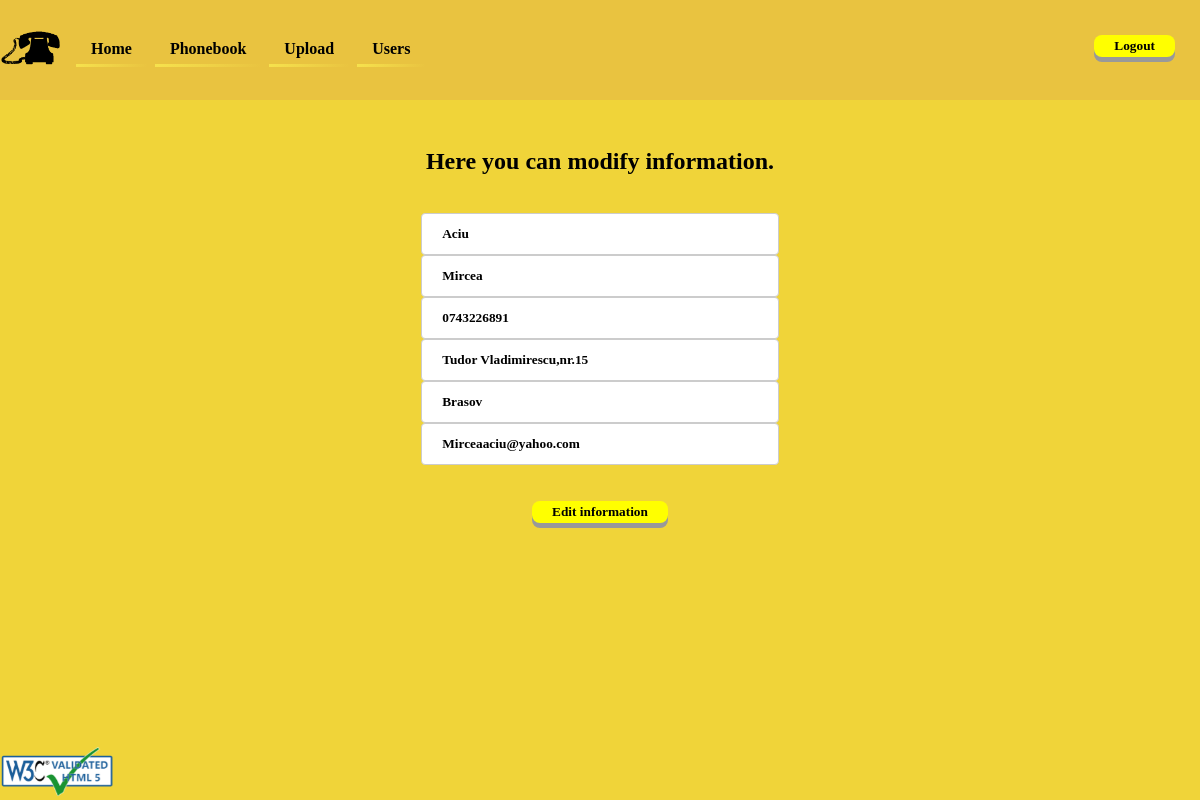
The page /edit.php?phone=0743226891 (signed in) on the database its author committed.
### tables this page shows
CREATE TABLE `phonebook` (
  `id` int(11) NOT NULL,
  `fname` tinytext NOT NULL,
  `lname` tinytext NOT NULL,
  `phone` char(11) NOT NULL,
  `addres` text NOT NULL,
  `city` tinytext NOT NULL,
  `email` text NOT NULL
);

### edit.php (the view, shortened to what this page needs)
<?php
	require "header.php";
?>
<main>
	<div class="main">
	<?php
		if($_SESSION['userUid']=='admin'){
			if(isset($_GET['phone'])){
				require "php/dbh.php";
				$phone=$_GET['phone'];
				echo "<h2>Here you can modify information.</h2><br/>";
				$sql="SELECT * FROM phonebook WHERE phone=$phone";
				$res = $conn->query($sql);
				$stmt=mysqli_stmt_init($conn);
					if(!mysqli_stmt_prepare($stmt, $sql)){
						header("Location: edit.php?error=sqlerror");
						exit();
					}else{
						$show = $res->fetch_assoc();
							function input($name,$value,$Show){
								echo "<input type='text' name='$value' placeholder='$name' value='$Show'>";}
				echo "<form class='upload' action='php/editor.php' method='post'>";
				input('First Name','fname',$show['fname']);
				echo "<br/><br/> <button type='submit' name='editinfo'>Edit information</button> </form>";
				}
			}else {if(isset($_GET['edit']) && $_GET['edit']=='success')
						echo "<h2>You succefully edited entry.</h2><br/>";
							else echo "<h2>The edit failed.</h2><br/>";}
		}
		else{echo "<h2>You are not allowed to edit the phonebook.</h2>";}
	?>
	</div>
</main>
<?php
	require "footer.php";
?>

### style.css (style rules this page uses)
* { font-family: "Times New Roman", Times, serif; color: black; font-weight: bold; text-decoration: none; }
body { background: #F0D439; }
main { padding-top:120px; margin:0% 15%; text-align: center; }
button { border-radius: 8px; background-color: #FFFF00; padding: 3px 20px; border: none; cursor: pointer; box-shadow: 0 5px #999; }
main input { padding: 12px; border-radius: 4px; border: 1px solid #ccc; }
.upload input { display: block; text-indent: 8px; margin: auto; width: 40%; }

### rows shown on the page
phonebook: fname "Aciu", lname "Mircea", phone "0743226891", addres "Tudor Vladimirescu,nr.15", city "Brasov", email "Mirceaaciu@yahoo.com"
